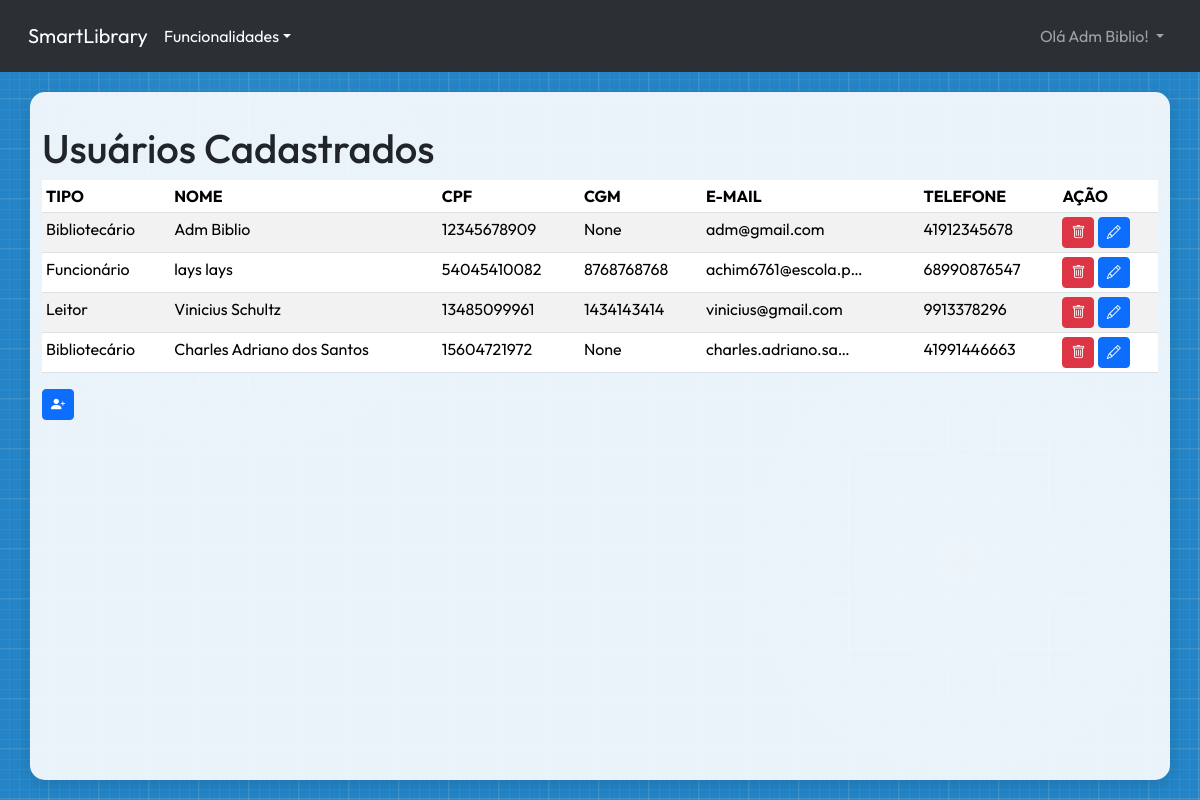
The page /user/ (signed in) on the database as committed earlier.
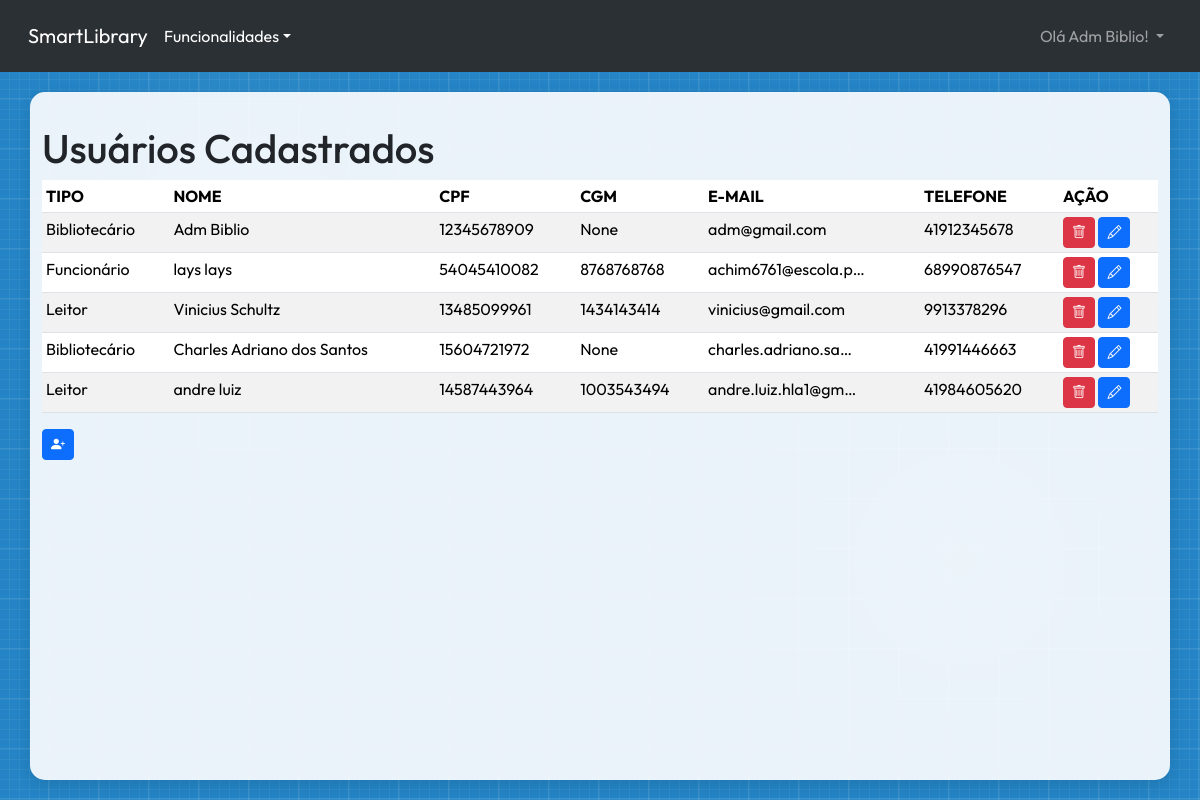
The same page on the database as committed later.
### user/models.py (models this page shows, shortened)
class User(AbstractUser):
    LEITOR = 0
    FUNCIONARIO = 1
    BIBLIOTECARIO = 2
    USERS_TYPES_LIST = [
        (LEITOR, "Leitor"),
        (FUNCIONARIO, "Funcionário"),
        (BIBLIOTECARIO, "Bibliotecário"),
    ]
    type_user = models.PositiveSmallIntegerField(
        choices=USERS_TYPES_LIST, default=LEITOR, verbose_name="Tipo de Usuário"
    )
    username = models.CharField(
        max_length=150,
        unique=True,
        verbose_name="Nome Completo",
        validators=[validate_name],
        help_text="Digite seu nome e sobrenome com letra maiúscula no começo",
    )
    cpf = models.CharField(
        max_length=11,
        unique=True,
        verbose_name="CPF",
        validators=[MinLengthValidator(11), validate_cpf],
        help_text="Não use pontos nem traços",
    )
    phone = models.CharField(
        max_length=11,
        verbose_name="Telefone",
        validators=[MinLengthValidator(10), validate_phone],
        help_text="Digite seu número de celular ou telefone fixo, adicione também seu DDD.",
    )
    cgm = models.CharField(
        max_length=10,
        blank=True,
        null=True,
        unique=True,
        verbose_name="CGM",
        validators=[validate_cgm],
        help_text="Código Geral de Matrícula (10 dígitos)",
    )
    USERNAME_FIELD = "username"
    REQUIRED_FIELDS = ["email", "phone", "cpf"]
    class Meta:
        verbose_name = "Usuário"
        verbose_name_plural = "Usuários"
        permissions = [
            ("gerenciar_catalogo", "Pode gerenciar o catálogo de livros"),
            ("gerenciar_emprestimos", "Pode gerenciar empréstimos e reservas"),
            ("gerenciar_usuarios", "Pode gerenciar cadastros de usuários"),
            ("visualizar_catalogo", "Pode visualizar o catálogo de livros"),
            ("acompanhar_emprestimos", "Pode acompanhar empréstimos e reservas"),
            ("realizar_emprestimos", "Pode realizar empréstimos e reservas"),
            ("editar_proprio_perfil", "Pode editar próprio perfil e senha"),
        ]
    def __str__(self):
        return self.username
    def get_tipo_usuario_display(self):
        for numero, label in self.USERS_TYPES_LIST:
            if numero == self.type_user:
                return label
        return 0

### user/views.py (the view)
# urls.py: path("", UserListView.as_view(), name="user_list"),
class UserListView(LoginRequiredMixin, ListView):
    login_url = reverse_lazy("user_login")
    model = User
    def get_context_data(self, **kwargs):
        context = super().get_context_data(**kwargs)
        context["tipos"] = {0: "Leitor", 1: "Funcionário", 2: "Bibliotecário"}
        return context

### user/templates/user/user_list.html (shortened to what this page needs)
{% extends "base.html" %}
{% block main_content %}
    <h1>Usuários Cadastrados</h1>
    {% if user_list %}
    <div class="table-responsive">
        <table class="table table-striped table-hover table-sm">
            <thead>
                <tr>
                    <th scope="col">TIPO</th>
                    <th scope="col">NOME</th>
                    <th scope="col">CPF</th>
                    <th scope="col">CGM</th>
                    <th scope="col">E-MAIL</th>
                    <th scope="col">TELEFONE</th>
                    <th scope="col">AÇÃO</th>
                </tr>
            </thead>
            <tbody>
                {% for user in user_list %}
                    <tr>
                        <td scope="row"> {{ user.get_tipo_usuario_display }} </td>
                        <td scope="row"> {{ user.username|truncatechars:50 }} </td>
                        <td scope="row"> {{ user.cpf }} </td>
                        <td scope="row"> {{ user.cgm }} </td>
                        <td scope="row"> {{ user.email|truncatechars:20 }} </td>
                        <td scope="row"> {{ user.phone }} </td>
                        <td>
                            <a href="{% url "user_delete" pk=user.pk %}" class="btn btn-danger btn-sm" data-bs-toggle="tooltip" data-bs-title="Excluir"><i class="bi bi-trash"></i></a>
                            <a href="{% url "user_update" pk=user.pk %}" class="btn btn-primary btn-sm" data-bs-toggle="tooltip" data-bs-title="Editar"><i class="bi bi-pencil"></i></a>
                        </td>
                    </tr>
                {% endfor %}
            </tbody>
        </table>
    </div>
    {% else %}
        <p>Parece que não tem nada...</p>
    {% endif %}
    <div>
        <a href="{% url 'user_create' %}" class="btn btn-primary btn-sm" data-bs-toggle="tooltip" data-bs-title="Cadastrar Usuários" ><i class="bi bi-person-plus-fill"></i></a>
    </div>
{% endblock main_content %}

### user/templates/base.html (shortened to what this page needs)
<!DOCTYPE html>
<html lang="pt-br">
<head>
    <link href="https://cdn.jsdelivr.net/npm/bootstrap@5.3.6/dist/css/bootstrap.min.css" rel="stylesheet">
    <link rel="stylesheet" href="https://cdn.jsdelivr.net/npm/bootstrap-icons@1.13.1/font/bootstrap-icons.min.css">
    <link rel="stylesheet" href="https://cdnjs.cloudflare.com/ajax/libs/font-awesome/6.6.0/css/all.min.css">
</head>
<body>
    <nav class="navbar navbar-expand-sm bg-body-tertiary p-3" data-bs-theme="dark">
        <div class="container-fluid">
            <a class="navbar-brand" href="{% url "home_page" %}">SmartLibrary</a>
            <div class="collapse navbar-collapse" id="navbarNavDropdown">
                <ul class="navbar-nav flex-fill align-items-center">
                    {% if user.is_authenticated %}
                    <li class="nav-item dropdown">
                        <p class="dropdown-toggle text-white m-0" role="button" data-bs-toggle="dropdown" aria-expanded="false">Funcionalidades</p>
                    </li>
                    {% endif %}
                    {% if not user.is_authenticated %}
                        <li class="nav-item ms-auto">
                            <a class="nav-link active button-jump" href="{% url "user_login" %}"><i class="bi bi-person-circle"></i> Entrar</a>
                        </li>
                    {% else %}
                        <li class="nav-item dropdown ms-auto">
                            <a class="nav-link dropdown-toggle" href="#" role="button" data-bs-toggle="dropdown" aria-expanded="false">
                                Olá {{ user }}!
                            </a>
                        </li>
                    {% endif %}
                </ul>
            </div>
        </div>
    </nav>
    <main class="container">
        {% block main_content %}
        {% endblock main_content %}
    </main>
</body>
</html>

Rows that differ between the two databases and show on the page:
added User: tipo_usuario "Leitor", username "andre luiz", cpf "14587443964", cgm "1003543494", email "andre.luiz.hla1@gm…", phone "41984605620"
